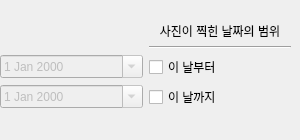
         <widget class="QWidget" name="dateTab">
          <attribute name="title">
           <string>날짜</string>
          </attribute>
          <widget class="QWidget" name="gridLayoutWidget_2">
           <property name="geometry">
            <rect>
             <x>0</x>
             <y>0</y>
             <width>291</width>
             <height>131</height>
            </rect>
           </property>
           <layout class="QGridLayout" name="gridLayout_2">
            <item row="3" column="1">
             <widget class="QCheckBox" name="checkBox">
              <property name="font">
               <font>
                <stylestrategy>PreferDefault</stylestrategy>
                <kerning>true</kerning>
               </font>
              </property>
              <property name="statusTip">
               <string>검색 시작 날짜를 지정합니다. 체크하지 않으면 엔믹스 데뷔일 (2022/02/22)로 설정됩니다.</string>
              </property>
              <property name="text">
               <string>이 날부터</string>
              </property>
             </widget>
            </item>
            <item row="4" column="1">
             <widget class="QCheckBox" name="checkBox_2">
              <property name="statusTip">
               <string>검색 종료 날짜를 지정합니다. 체크하지 않으면 오늘로 설정됩니다.</string>
              </property>
              <property name="text">
               <string>이 날까지</string>
              </property>
             </widget>
            </item>
            <item row="1" column="1">
             <widget class="QLabel" name="label_10">
              <property name="text">
               <string>사진이 찍힌 날짜의 범위</string>
              </property>
              <property name="alignment">
               <set>Qt::AlignCenter</set>
              </property>
             </widget>
            </item>
            <item row="3" column="0">
             <widget class="QDateEdit" name="dateEdit">
              <property name="enabled">
               <bool>false</bool>
              </property>
              <property name="calendarPopup">
               <bool>true</bool>
              </property>
             </widget>
            </item>
            <item row="4" column="0">
             <widget class="QDateEdit" name="dateEdit_2">
              <property name="enabled">
               <bool>false</bool>
              </property>
              <property name="calendarPopup">
               <bool>true</bool>
              </property>
             </widget>
            </item>
            <item row="5" column="0">
             <spacer name="verticalSpacer_10">
              <property name="orientation">
               <enum>Qt::Vertical</enum>
              </property>
              <property name="sizeHint" stdset="0">
               <size>
                <width>20</width>
                <height>40</height>
               </size>
              </property>
             </spacer>
            </item>
            <item row="0" column="0">
             <spacer name="verticalSpacer_11">
              <property name="orientation">
               <enum>Qt::Vertical</enum>
              </property>
              <property name="sizeHint" stdset="0">
               <size>
                <width>20</width>
                <height>40</height>
               </size>
              </property>
             </spacer>
            </item>
            <item row="2" column="1">
             <widget class="Line" name="line_2">
              <property name="orientation">
               <enum>Qt::Horizontal</enum>
              </property>
             </widget>
            </item>
           </layout>
          </widget>
         </widget>
